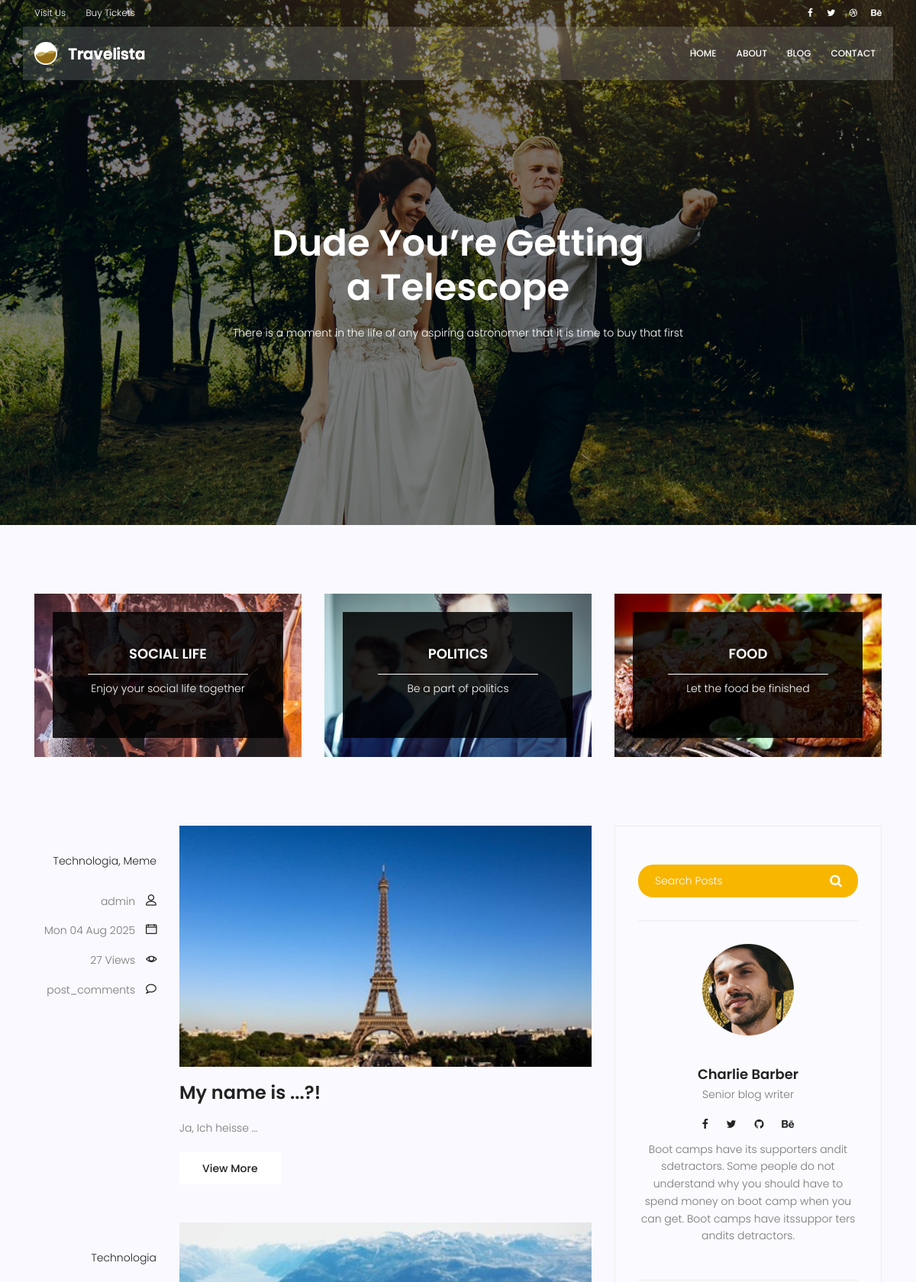
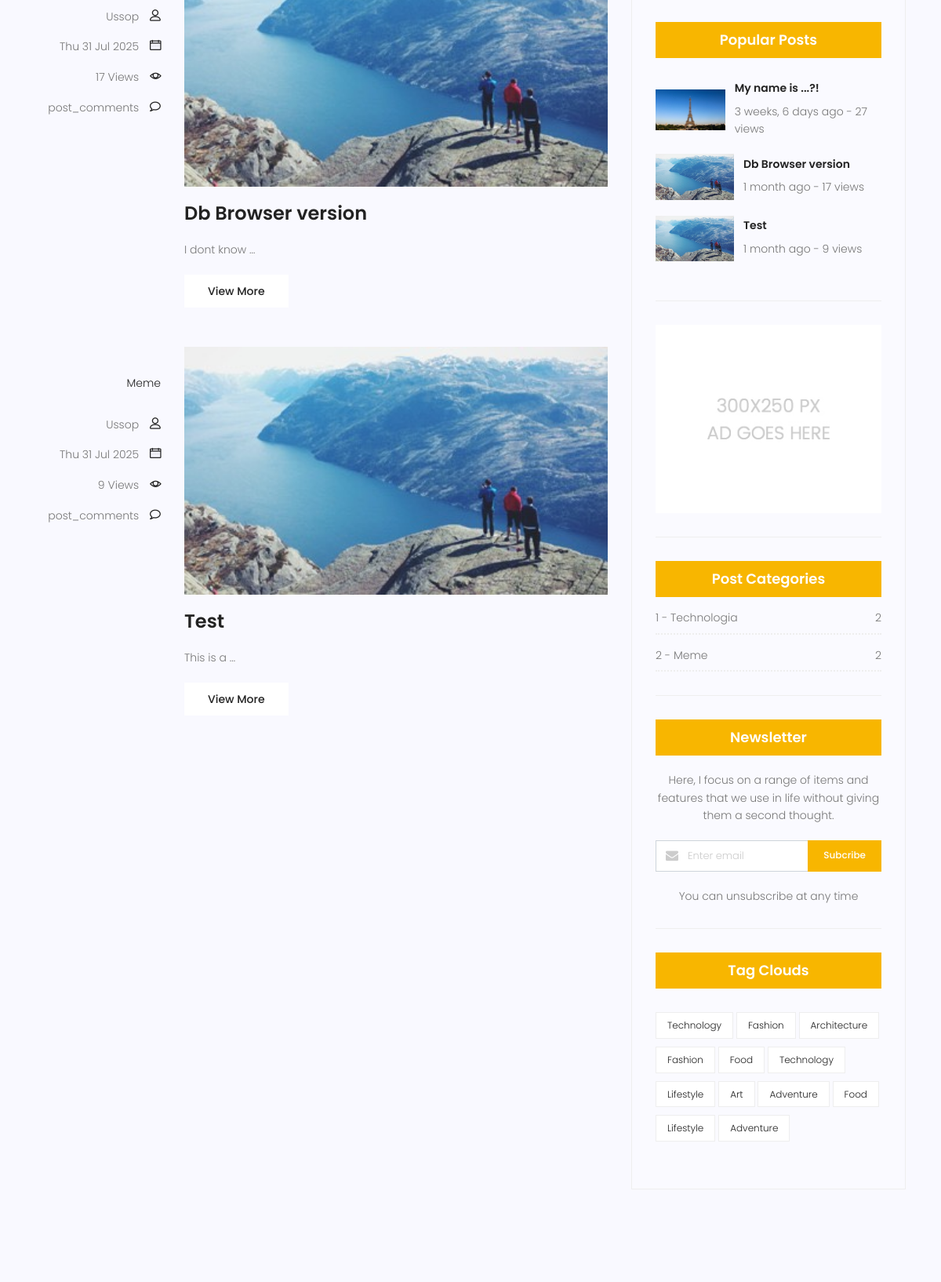
The app's page /blog/search/ (upper part) with its own data (2 pictures, top to bottom).
### blog/models.py (models this page shows, shortened)
class Category(models.Model):
    name = models.CharField(max_length=255)
    def __str__(self):
        return (
            f"{self.id} - {self.name}"  # pyright: ignore[reportAttributeAccessIssue]
        )

class Post(models.Model):
    image = models.ImageField(upload_to='blog/', default='blog/default.jpg')
    title = models.CharField(max_length=255)
    content = models.TextField()
    author = models.ForeignKey(User, on_delete=models.SET_NULL, null=True)
    category = models.ManyToManyField(Category)
    views = models.IntegerField(default=0)
    status = models.BooleanField(default=False)
    published = models.DateTimeField(null=True)
    created = models.DateTimeField(auto_now_add=True)
    edited = models.DateTimeField(auto_now=True)
    class Meta:
        ordering = ['-created']

### blog/views.py (the view)
# urls.py: path("search/", blog_search, name="blog_search"),
def blog_search(request):
    query = request.GET.get('s')
    posts = Post.objects.filter(status=1, published__lte=timezone.now())
    if query:
        posts = (posts.filter(title__icontains=query) | posts.filter(content__icontains=query)).distinct()
    return render(request, 'blog/blog_index.html', {'posts': posts, 'search_query': query})

### blog/templatetags/blog_tags.py (called while the page is built)
@register.inclusion_tag('blog/popularposts.html')
def popularposts():
    posts =  Post.objects.filter(status=1, published__lte=timezone.now()).order_by('-views', 'published')[:5]
    return {"posts": posts}

@register.inclusion_tag('blog/categories.html')
def categories():
    posts = Post.objects.filter(status=1, published__lte=timezone.now())
    cat = Category.objects.all()
    cat_dict = {}
    for name in cat:
        cat_dict[name] = posts.filter(category=name).count()
    return {'categories': cat_dict}

@register.inclusion_tag('blog/search.html')
def search():
    return {}

### templates/blog/blog_index.html (shortened to what this page needs)
{% extends "base.html" %}
{% load static %}
{% block content %}
{% load blog_tags %}
			<section class="banner-area relative blog-home-banner" id="home">
				<div class="overlay overlay-bg"></div>
				<div class="container">
					<div class="row d-flex align-items-center justify-content-center">
						<div class="about-content blog-header-content col-lg-12">
							<h1 class="text-white">
								Dude You’re Getting
								a Telescope
							</h1>
							<p class="text-white">
								There is a moment in the life of any aspiring astronomer that it is time to buy that first
							</p>
						</div>
					</div>
				</div>
			</section>
			<section class="top-category-widget-area pt-90 pb-90 ">
				<div class="container">
					<div class="row">
						<div class="col-lg-4">
							<div class="single-cat-widget">
								<div class="content relative">
									<div class="overlay overlay-bg"></div>
								    <a href="#" target="_blank">
								      <div class="thumb">
								  		 <img class="content-image img-fluid d-block mx-auto" src="{% static 'websiteApp/img/blog/cat-widget1.jpg' %}" alt="">
								  	  </div>
								      <div class="content-details">
								        <h4 class="content-title mx-auto text-uppercase">Social life</h4>
								        <span></span>
								        <p>Enjoy your social life together</p>
								      </div>
								    </a>
								</div>
							</div>
						</div>
						<div class="col-lg-4">
							<div class="single-cat-widget">
								<div class="content relative">
									<div class="overlay overlay-bg"></div>
								    <a href="#" target="_blank">
								      <div class="thumb">
								  		 <img class="content-image img-fluid d-block mx-auto" src="{% static 'websiteApp/img/blog/cat-widget2.jpg' %}" alt="">
								  	  </div>
								      <div class="content-details">
								        <h4 class="content-title mx-auto text-uppercase">Politics</h4>
								        <span></span>
								        <p>Be a part of politics</p>
								      </div>
								    </a>
								</div>
							</div>
						</div>
						<div class="col-lg-4">
							<div class="single-cat-widget">
								<div class="content relative">
									<div class="overlay overlay-bg"></div>
								    <a href="#" target="_blank">
								      <div class="thumb">
								  		 <img class="content-image img-fluid d-block mx-auto" src="{% static 'websiteApp/img/blog/cat-widget3.jpg' %}" alt="">
								  	  </div>
								      <div class="content-details">
								        <h4 class="content-title mx-auto text-uppercase">Food</h4>
								        <span></span>
								        <p>Let the food be finished</p>
								      </div>
								    </a>
								</div>
							</div>
						</div>
					</div>
				</div>
			</section>
			<section class="post-content-area">
				<div class="container">
					<div class="row">
						<div class="col-lg-8 posts-list">
							{% for post in posts %}
							<div class="single-post row">
								<div class="col-lg-3  col-md-3 meta-details">
									<ul class="tags">
										<li><a href="#">
										{% for c in post.category.all %}
											<li><a href="{% url 'blog:blog_category' c.name %}">
													{{ c.name }}{% if not forloop.last %}, {% endif %}
											</a></li>
										{% endfor %}
									</ul>
									<div class="user-details row">
										<p class="user-name col-lg-12 col-md-12 col-6"><a href="{% url 'blog:blog_author' post.author %}">{{post.author}}</a> <span class="lnr lnr-user"></span></p>
										<p class="date col-lg-12 col-md-12 col-6"><a href="#">{{ post.published|date:"D d M Y" }}</a> <span class="lnr lnr-calendar-full"></span></p>
										<p class="view col-lg-12 col-md-12 col-6"><a href="#">{{post.views}} Views</a> <span class="lnr lnr-eye"></span></p>
										<p class="comments col-lg-12 col-md-12 col-6"><a href="#">post_comments</a> <span class="lnr lnr-bubble"></span></p>
									</div>
								</div>
								<div class="col-lg-9 col-md-9 ">
									<div class="feature-img">
										<img class="img-fluid" src="{{ post.image.url }}" alt="">
									</div>
									<a class="posts-title" href="{% url 'blog:blog_about' post.id %}"><h3>{{post.title}}</h3></a>
									<p class="excert">
										{{post.content|truncatewords:3}}
									</p>
									<a href="{% url 'blog:blog_about' post.id %}" class="primary-btn">View More</a>
								</div>
							</div>{% endfor %}
		                    <nav class="blog-pagination justify-content-center d-flex">
		                    </nav>
						</div>
								{% search %}
								<div class="single-sidebar-widget user-info-widget">
									<img src="{% static 'websiteApp/img/blog/user-info.png' %}" alt="">
									<a href="#"><h4>Charlie Barber</h4></a>
									<p>
										Senior blog writer
									</p>
									<ul class="social-links">
										<li><a href="#"><i class="fa fa-facebook"></i></a></li>
										<li><a href="#"><i class="fa fa-twitter"></i></a></li>
										<li><a href="#"><i class="fa fa-github"></i></a></li>
										<li><a href="#"><i class="fa fa-behance"></i></a></li>
									</ul>
									<p>
										Boot camps have its supporters andit sdetractors. Some people do not understand why you should have to spend money on boot camp when you can get. Boot camps have itssuppor ters andits detractors.
									</p>
								</div>
									{% popularposts %}
								<div class="single-sidebar-widget ads-widget">
									<a href="#"><img class="img-fluid" src="{% static 'websiteApp/img/blog/ads-banner.jpg' %}" alt=""></a>
								</div>
									{% categories %}
								<div class="single-sidebar-widget newsletter-widget">
									<h4 class="newsletter-title">Newsletter</h4>
									<p>
										Here, I focus on a range of items and features that we use in life without
										giving them a second thought.
									</p>
									<div class="form-group d-flex flex-row">
									   <div class="col-autos">
									      <div class="input-group">
									        <div class="input-group-prepend">
									          <div class="input-group-text"><i class="fa fa-envelope" aria-hidden="true"></i>
											</div>
									        </div>
									        <input type="text" class="form-control" id="inlineFormInputGroup" placeholder="Enter email" onfocus="this.placeholder = ''" onblur="this.placeholder = 'Enter email'" >
									      </div>
									    </div>
									    <a href="#" class="bbtns">Subcribe</a>
									</div>
									<p class="text-bottom">
										You can unsubscribe at any time
									</p>
								</div>
								<div class="single-sidebar-widget tag-cloud-widget">
									<h4 class="tagcloud-title">Tag Clouds</h4>
									<ul>
										<li><a href="#">Technology</a></li>
										<li><a href="#">Fashion</a></li>
										<li><a href="#">Architecture</a></li>
										<li><a href="#">Fashion</a></li>
										<li><a href="#">Food</a></li>
										<li><a href="#">Technology</a></li>
										<li><a href="#">Lifestyle</a></li>
										<li><a href="#">Art</a></li>
										<li><a href="#">Adventure</a></li>
										<li><a href="#">Food</a></li>
										<li><a href="#">Lifestyle</a></li>
										<li><a href="#">Adventure</a></li>
									</ul>
								</div>
							</div>
						</div>
					</div>
				</div>
			</section>
{% endblock %}

### templates/blog/popularposts.html (shortened to what this page needs)
{% load humanize %}
<div class="single-sidebar-widget popular-post-widget">
    <h4 class="popular-title">Popular Posts</h4>
    <div class="popular-post-list">
        {% for post in posts %}
        <div class="single-post-list d-flex flex-row align-items-center">
            <div class="thumb">
                <img class="img-fluid" src="{{ post.image.url }}">
            </div>
            <div class="details">
                <a href="{% url 'blog:blog_about' post.id %}"><h6>{{ post.title }}</h6></a>
                <p>{{ post.published|naturaltime }} - {{post.views}} views </p>
            </div>
        </div>
        {% endfor %}
    </div>
</div>

### templates/blog/categories.html
<div class="single-sidebar-widget post-category-widget">
    <h4 class="category-title">Post Categories</h4>
    <ul class="cat-list">
        {% for name,count in categories.items %}
        <li>
            <a href="{% url 'blog:blog_category' name.name %}" class="d-flex justify-content-between">
                <p>{{name}} </p>
                <p>{{count}}</p>
            </a>
        </li>
        {% endfor %}
    </ul>
</div>

### records on screen
Post: author "admin", published "Mon 04 Aug 2025", views "27", image (picture), title "My name is ...?!", content "Ja, Ich heisse …", published "3 weeks, 6 days ago"
Category: name "Technologia", id+name "1 - Technologia", count "2"
Category: name "Meme", id+name "2 - Meme", id "2"
Post: author "Ussop", published "Thu 31 Jul 2025", views "17", image (placeholder picture), title "Db Browser version", content "I dont know …", published "1 month ago"
Post: author "Ussop", published "Thu 31 Jul 2025", views "9", image (placeholder picture), title "Test", content "This is a …", published "1 month ago"
